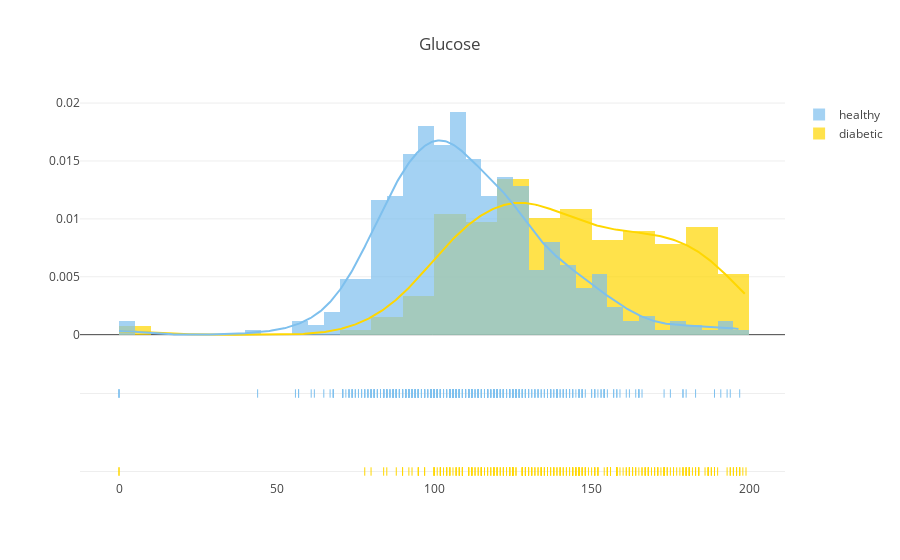

The cell this chart's notebook holds for it:
### Markdown cell above
* **Glucose** : Plasma glucose concentration a 2 hours in an oral glucose tolerance test

### Code cell
plot_distribution('Glucose', 0)

### Figure 1 — Plotly figure (JSON) as saved in the notebook; plotly's stock layout.template omitted (floating-point values rounded to 4 significant figures; data arrays with more than 128 entries replaced by an {"elided": "..."} marker saying what was removed)
{"data": [{"autobinx": false, "histnorm": "probability density", "legendgroup": "diabetic", "marker": {"color": "#FFD700"}, "name": "diabetic", "opacity": 0.7, "type": "histogram", "uid": "3be86c93-0486-4bfb-810e-85fad6202101", "x": {"elided": "268 int values"}, "xaxis": "x", "xbins": {"end": 199, "size": 0, "start": 0}, "yaxis": "y"}, {"autobinx": false, "histnorm": "probability density", "legendgroup": "healthy", "marker": {"color": "#7EC0EE"}, "name": "healthy", "opacity": 0.7, "type": "histogram", "uid": "90da093d-c639-4f0b-b166-1f55a7bda8f6", "x": {"elided": "500 int values"}, "xaxis": "x", "xbins": {"end": 197, "size": 0, "start": 0}, "yaxis": "y"}, {"legendgroup": "diabetic", "marker": {"color": "#FFD700"}, "mode": "lines", "name": "diabetic", "showlegend": false, "type": "scatter", "uid": "1f440755-e45a-41c7-94e0-acf4910f0edb", "x": {"elided": "500 float values"}, "xaxis": "x", "y": {"elided": "500 float values"}, "yaxis": "y"}, {"legendgroup": "healthy", "marker": {"color": "#7EC0EE"}, "mode": "lines", "name": "healthy", "showlegend": false, "type": "scatter", "uid": "a1d615ed-c692-4f0e-8dfb-353a2e2a517c", "x": {"elided": "500 float values"}, "xaxis": "x", "y": {"elided": "500 float values"}, "yaxis": "y"}, {"legendgroup": "diabetic", "marker": {"color": "#FFD700", "symbol": "line-ns-open"}, "mode": "markers", "name": "diabetic", "showlegend": false, "type": "scatter", "uid": "413e5397-fd17-41c9-a7be-cf9452858312", "x": {"elided": "268 int values"}, "xaxis": "x", "y": {"elided": "268 str values"}, "yaxis": "y2"}, {"legendgroup": "healthy", "marker": {"color": "#7EC0EE", "symbol": "line-ns-open"}, "mode": "markers", "name": "healthy", "showlegend": false, "type": "scatter", "uid": "bd0a69f6-be0e-4e89-a637-35e058771a1c", "x": {"elided": "500 int values"}, "xaxis": "x", "y": {"elided": "500 str values"}, "yaxis": "y2"}], "layout": {"barmode": "overlay", "hovermode": "closest", "legend": {"traceorder": "reversed"}, "title": {"text": "Glucose"}, "xaxis": {"anchor": "y2", "domain": [0, 1], "zeroline": false}, "yaxis": {"anchor": "free", "domain": [0.35, 1], "position": 0}, "yaxis2": {"anchor": "x", "domain": [0, 0.25], "dtick": 1, "showticklabels": false}}}
